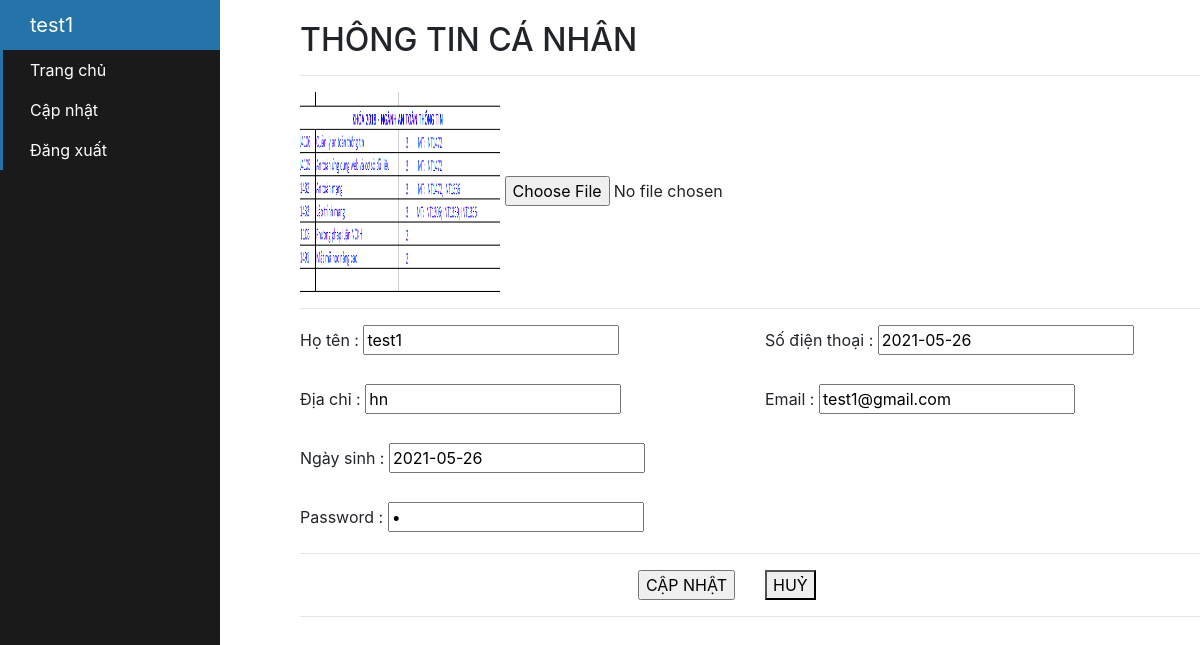
Page /client/edit.php (signed in) on the committed database.
### tables this page shows
CREATE TABLE `users` (
  `id` int(11) NOT NULL,
  `full_name` varchar(55) DEFAULT NULL,
  `gmail` varchar(55) DEFAULT NULL,
  `password` varchar(55) DEFAULT NULL,
  `created_at` datetime DEFAULT NULL,
  `date_of_birth` date DEFAULT NULL,
  `phone_number` varchar(11) DEFAULT NULL,
  `address` varchar(100) DEFAULT NULL,
  `image_path` text DEFAULT NULL,
  `point` int(11) DEFAULT NULL
);

### client/edit.php (the view, shortened to what this page needs)
<!DOCTYPE html>
<html lang="en">
<head>
    <link rel="stylesheet" href="https://stackpath.bootstrapcdn.com/bootstrap/4.1.3/css/bootstrap.min.css">
    <link rel="stylesheet" href="https://cdnjs.cloudflare.com/ajax/libs/font-awesome/4.7.0/css/font-awesome.min.css">
    <link rel="stylesheet" href="../CSS/adminDashboard.css">
</head>
<body>
    <?php
    include "../connection.php";
    $id = $_SESSION["log_state"]["id"];
    $sql = "SELECT * FROM users WHERE id = $id";
    $result = mysqli_query($conn, $sql);
    while ($row = mysqli_fetch_assoc($result)) {
    ?>
        <?php include "./sidebar.php" ?>
        <div class="content">
            <form action="./edit.php?action=edit" method="post" enctype="multipart/form-data">
                <div id="card">
                    <h2>THÔNG TIN CÁ NHÂN</h2>
                    <hr />
                    <div class="avatar">
                        <img height="200px" width="200px" id="showImg" src="../<?= $row["image_path"] ?>" alt="Avatar" />
                        <input type="file" id="img" name="img_upload" accept="image/*">
                    </div>
                    <hr />
                    <div class="infor">
                        <div class="row">
                            <div class="col-sm-6">
                                <label for="">Họ tên : </label>
                                <input type="text" name="full_name" value="<?= $row["full_name"] ?>">
                            </div>
                            <div class="col-sm-6">
                                <label for="">Số điện thoại : </label>
                                <input type="text" name="phone_number" value="<?= $row["phone_number"] ?>">
                            </div>
                        </div>
                        <br>
                        <div class="row">
                            <div class="col-sm-6">
                                <label for="">Địa chỉ : </label>
                                <input type="text" name="address" value="<?= $row["address"] ?>">
                            </div>
                            <div class="col-sm-6">
                                <label for="">Email : </label>
                                <input type="text" name="gmail" value="<?= $row["gmail"] ?>">
                            </div>
                        </div>
                        <br>
                        <div class="row">
                            <div class="col-sm-6">
                                <label for="">Ngày sinh : </label>
                                <input type="text" name="date_of_birth" value="<?= $row["date_of_birth"] ?>">
                            </div>
                        </div>
                        <br>
                        <div class="row">
                            <div class="col-sm-6">
                                <label for="">Password : </label>
                                <input type="password" name="password" value="<?= $row["password"] ?>">
                            </div>
                        </div>
                        <hr>
                        <div class="row">
                            <div class="col-sm-6" style="text-align: right;">
                                <input type="submit" value="CẬP NHẬT">
                            </div>
                            <div class="col-sm-6">
                                <button><a href="./client_dashboard.php" style="text-align: left; text-decoration: none; color: black;">HUỶ</a></button>
                            </div>
                        </div>
                    </div>
                    <hr>
                </div>
            </form>
        </div>
    <?php } ?>
</body>
</html>

### client/sidebar.php
<link rel="stylesheet" href="../CSS/sidebar.css">
<div class="sidebar-container">
  <div class="sidebar-logo">
    <?= $_SESSION["log_state"]["full_name"] ?>
  </div>
  <ul class="sidebar-navigation">
    <li>
      <a href="./client_dashboard.php">
        Trang chủ
      </a>
    </li>
    <li>
      <a href="./edit.php">
        Cập nhật
      </a>
    </li>
    <li>
      <a href="../logout.php">
        Đăng xuất
      </a>
    </li>
  </ul>
</div>

### CSS/adminDashboard.css (style rules this page uses)
.content { margin-left: 300px; }
form { padding-top: 20px; }

### CSS/sidebar.css (style rules this page uses)
.sidebar-container { position: fixed; width: 220px; height: 100%; left: 0; overflow-x: hidden; overflow-y: auto; background: #1a1a1a; color: #fff; }
.sidebar-logo { padding: 10px 15px 10px 30px; font-size: 20px; background-color: #2574A9; }
.sidebar-navigation { padding: 0; margin: 0; list-style-type: none; position: relative; }
.sidebar-navigation li { background-color: transparent; position: relative; display: inline-block; width: 100%; line-height: 20px; }
.sidebar-navigation li a { padding: 10px 15px 10px 30px; display: block; color: #fff; }
.sidebar-navigation li::before { background-color: #2574A9; position: absolute; content: ''; height: 100%; left: 0; top: 0; -webkit-transition: width 0.2s ease-in; transition: width 0.2s ease-in; width: 3px; z-index: -1; }

### rows in the picture
users: image_path (picture), full_name "test1", phone_number "2021-05-26", address "hn", gmail "test1@gmail.com", date_of_birth "2021-05-26"
